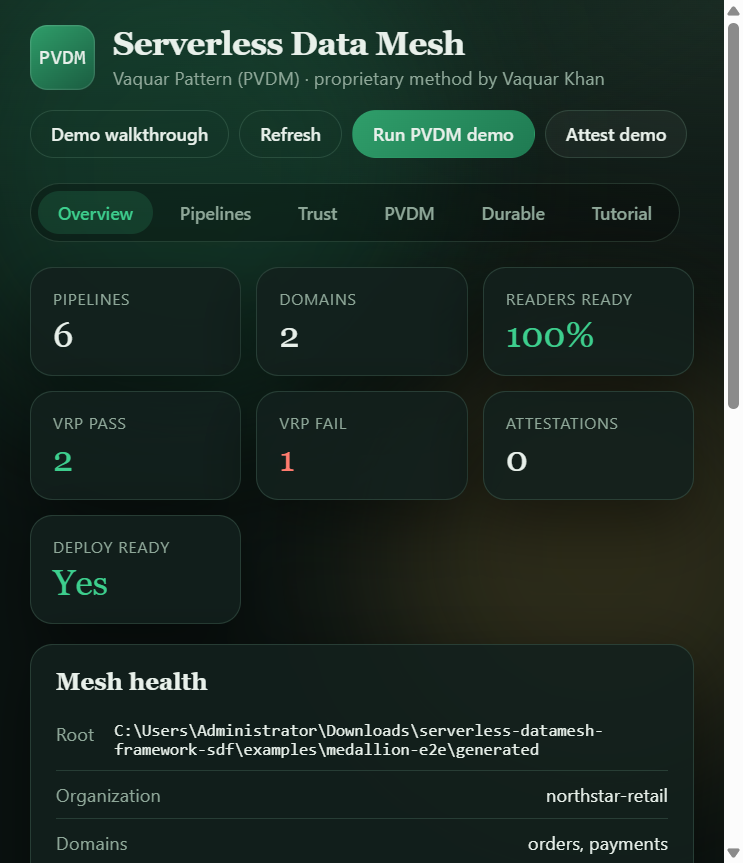
#> input picture docs/images/ui-demo/01-overview.png, 743 x 863 px
$ python build_greenfield_e2e_video.py
#> lines starting #> are read from the running program, lines starting #| are printed output that depends on the picture
"""Generate captioned greenfield E2E control-UI demo video for GitHub Pages.

Honest product story: YAML/JSON metadata → compiler → all layers → UI observe → Terraform.
Not a diagram-draw designer.
"""

from __future__ import annotations

import subprocess
import textwrap
from pathlib import Path

from PIL import Image, ImageDraw, ImageFont

ROOT = Path(__file__).resolve().parents[1]
OUT_DIR = ROOT / "docs" / "media" / "greenfield-e2e"
FRAMES = OUT_DIR / "frames"
UI = ROOT / "docs" / "images" / "ui-demo"
FFMPEG = Path(
    r"C:\Users\Administrator\AppData\Local\Microsoft\WinGet\Packages"
    r"\Gyan.FFmpeg_Microsoft.Winget.Source_8wekyb3d8bbwe\ffmpeg-9.0-full_build\bin\ffmpeg.exe"
)
W, H = 1280, 720
BG = (8, 17, 14)
PANEL = (18, 32, 27)
ACCENT = (61, 207, 142)
GOLD = (232, 196, 122)
TEXT = (232, 240, 234)
MUTED = (143, 168, 153)


def font(size: int, bold: bool = False) -> ImageFont.FreeTypeFont | ImageFont.ImageFont:
    candidates = [
        r"C:\Windows\Fonts\segoeuib.ttf" if bold else r"C:\Windows\Fonts\segoeui.ttf",
        r"C:\Windows\Fonts\arialbd.ttf" if bold else r"C:\Windows\Fonts\arial.ttf",
        r"C:\Windows\Fonts\calibrib.ttf" if bold else r"C:\Windows\Fonts\calibri.ttf",
    ]
    for path in candidates:
        if Path(path).is_file():
            return ImageFont.truetype(path, size)
    return ImageFont.load_default()


def card_base() -> tuple[Image.Image, ImageDraw.ImageDraw]:
    img = Image.new("RGB", (W, H), BG)
    draw = ImageDraw.Draw(img)
    # soft orbs
    overlay = Image.new("RGBA", (W, H), (0, 0, 0, 0))
    od = ImageDraw.Draw(overlay)
    od.ellipse((-120, -80, 520, 420), fill=(22, 53, 40, 90))
    od.ellipse((780, -40, 1400, 480), fill=(26, 42, 24, 70))
    img = Image.alpha_composite(img.convert("RGBA"), overlay).convert("RGB")
    draw = ImageDraw.Draw(img)
    return img, draw


def wrap_lines(text: str, max_chars: int) -> list[str]:
    lines: list[str] = []
    for para in text.split("\n"):
        if not para.strip():
            lines.append("")
            continue
        lines.extend(textwrap.wrap(para, width=max_chars) or [""])
    return lines


def draw_caption_bar(draw: ImageDraw.ImageDraw, caption: str) -> None:
    bar_h = 118
    draw.rectangle((0, H - bar_h, W, H), fill=(6, 16, 12))
    draw.rectangle((0, H - bar_h, 8, H), fill=ACCENT)
    y = H - bar_h + 18
    for line in wrap_lines(caption, 78)[:3]:
        draw.text((28, y), line, fill=TEXT, font=font(26))
        y += 32


def title_frame(
    path: Path,
    eyebrow: str,
    title: str,
    subtitle: str,
    caption: str,
) -> None:
    img, draw = card_base()
    draw.rounded_rectangle((48, 80, W - 48, H - 150), radius=24, fill=PANEL, outline=(60, 90, 72))
    draw.text((80, 110), eyebrow.upper(), fill=GOLD, font=font(20, bold=True))
    ty = 160
    for line in wrap_lines(title, 28):
        draw.text((80, ty), line, fill=TEXT, font=font(48, bold=True))
        ty += 58
    sy = ty + 16
    for line in wrap_lines(subtitle, 56):
        draw.text((80, sy), line, fill=MUTED, font=font(24))
        sy += 34
    draw_caption_bar(draw, caption)
    img.save(path)


def bullet_frame(path: Path, title: str, bullets: list[str], caption: str) -> None:
    img, draw = card_base()
    draw.rounded_rectangle((48, 60, W - 48, H - 150), radius=24, fill=PANEL, outline=(60, 90, 72))
    draw.text((80, 90), title, fill=TEXT, font=font(36, bold=True))
    y = 160
    for b in bullets:
        draw.ellipse((88, y + 10, 104, y + 26), fill=ACCENT)
        for i, line in enumerate(wrap_lines(b, 62)):
            draw.text((120, y + i * 30), line, fill=TEXT, font=font(24))
        y += 30 * max(1, len(wrap_lines(b, 62))) + 18
    draw_caption_bar(draw, caption)
    img.save(path)


def code_frame(path: Path, title: str, code: str, caption: str) -> None:
    img, draw = card_base()
    draw.rounded_rectangle((48, 60, W - 48, H - 150), radius=24, fill=PANEL, outline=(60, 90, 72))
    draw.text((80, 85), title, fill=GOLD, font=font(22, bold=True))
    y = 130
    mono = font(20)
    for line in code.splitlines():
        draw.text((80, y), line, fill=ACCENT if line.startswith(("$", "#")) else TEXT, font=mono)
        y += 28
    draw_caption_bar(draw, caption)
    img.save(path)


def screenshot_frame(path: Path, src: Path, caption: str) -> None:
    img, draw = card_base()
    shot = Image.open(src).convert("RGB")
    # fit above caption bar
    max_h = H - 150 - 40
    max_w = W - 80
    ratio = min(max_w / shot.width, max_h / shot.height)
    nw, nh = int(shot.width * ratio), int(shot.height * ratio)
    shot = shot.resize((nw, nh), Image.Resampling.LANCZOS)
    x, y = (W - nw) // 2, 30 + (max_h - nh) // 2
    # shadow panel
    draw.rounded_rectangle((x - 8, y - 8, x + nw + 8, y + nh + 8), radius=16, fill=(4, 10, 8))
    img.paste(shot, (x, y))
    draw = ImageDraw.Draw(img)
    draw_caption_bar(draw, caption)
    img.save(path)


def main() -> None:
    FRAMES.mkdir(parents=True, exist_ok=True)
    for p in FRAMES.glob("*.png"):
        p.unlink()

    # Scene plan: greenfield developer → metadata → compile XYZ layers → UI → E2E
    scenes: list[tuple[str, float]] = []

    def add(name: str, seconds: float) -> Path:
        path = FRAMES / f"{len(scenes):02d}-{name}.png"
        scenes.append((path.name, seconds))
        return path

    title_frame(
        add("open", 4.0),
        "Greenfield developer story",
        "From empty repo to XYZ mesh",
        "Metadata-ready contract → compiler creates all layers → control UI observes → Terraform deploys.",
        "No diagram canvas today. Pipelines come from YAML/JSON metadata + apply — UI is for explore/trust.",
    )
#> in card_base, `img = Image.new("RGB", (W, H), BG)`:
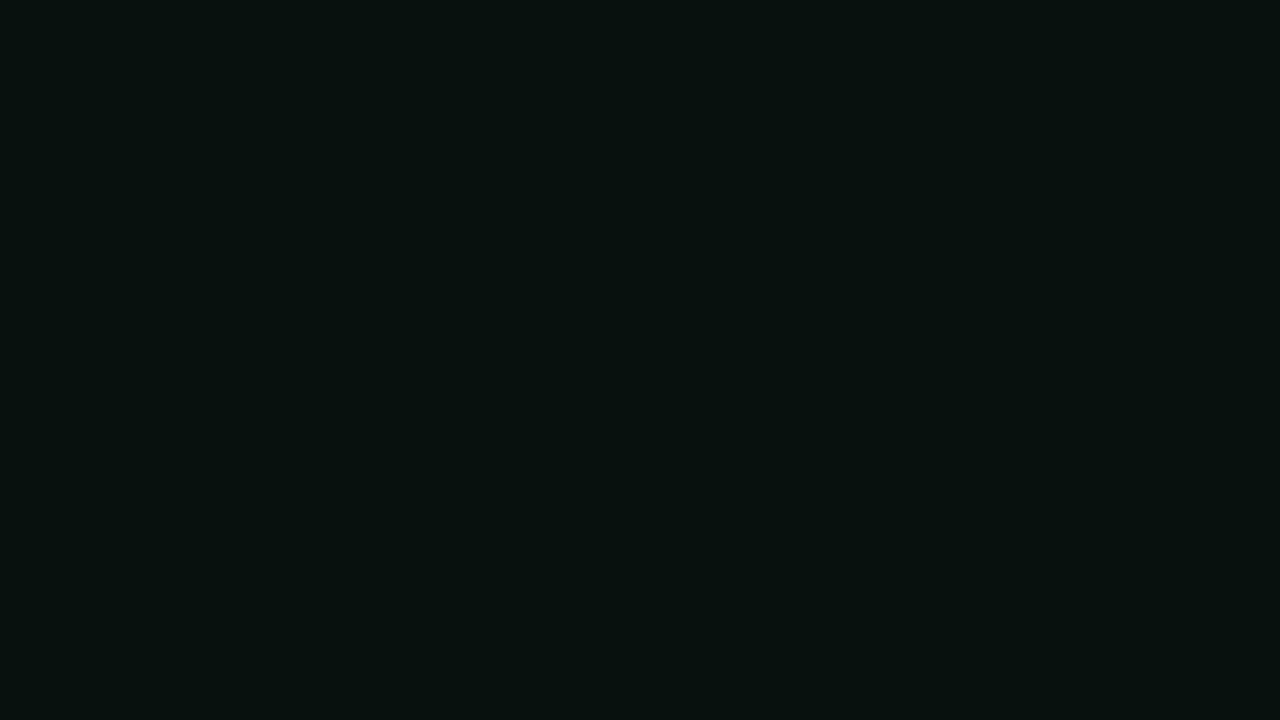
#> img: PIL image 1280x720 RGB; mean R, G, B 8, 17, 14
#> in card_base, `overlay = Image.new("RGBA", (W, H), (0, 0, 0, 0))`: overlay: PIL image 1280x720 RGBA; every value is 0
#> after the loop in title_frame, `for line in wrap_lines(title, 28):`: ty = 218
#> in title_frame, `sy = ty + 16`: sy = 234
#> the loop in title_frame, `for line in wrap_lines(subtitle, 56):` made 2 passes
#> sy on passes 1 to 2: 268, 302
#> after the loop in title_frame, `for line in wrap_lines(subtitle, 56):`: sy = 302
    bullet_frame(
        add("intent", 4.5),
        "What the developer wants",
        [
            "Brand-new domain product: xyz (bronze → silver → gold)",
            "Proof-gated writes (VRP PASS before Iceberg metadata)",
            "Local UI to inspect pipelines before spending AWS $",
            "Then package Lambda + Terraform + Step Functions run",
        ],
        "Goal: one medallion contract expands into every layer pipeline automatically.",
    )
#> after the loop in bullet_frame, `for b in bullets:`: y = 352
    code_frame(
        add("scaffold", 5.0),
        "Step 1 — Scaffold metadata (not draw)",
        "$ serverless-data-mesh new --template medallion --output xyz-mesh\n"
        "$ code xyz-mesh/mesh.yaml\n"
        "\n"
        "apiVersion: sdm/v1\n"
        "kind: MedallionMesh\n"
        "spec:\n"
        "  domains:\n"
        "    - domain_id: xyz\n"
        "      layers: { bronze, silver, gold }",
        "Edit the contract in YAML (JSON-compatible metadata). Closest “magic”: one file → many pipelines.",
    )
#> after the loop in code_frame, `for line in code.splitlines():`: y = 382
    code_frame(
        add("apply", 5.0),
        "Step 2 — Compile all layers",
        "$ serverless-data-mesh apply \\\n"
        "    --contract xyz-mesh/mesh.yaml \\\n"
        "    --output xyz-mesh/generated\n"
        "\n"
        "# Emits for each layer:\n"
        "#   handler.py · readers.py · Step Functions ASL\n"
        "#   VRP config · consumer SLAs · manifests",
        "Compiler materializes bronze, silver, and gold writers + mesh orchestrator stubs.",
    )
    bullet_frame(
        add("layers", 4.5),
        "XYZ pipelines created (all layers)",
        [
            "xyz-bronze — land raw events (Physical + VRP gate)",
            "xyz-silver — curated transforms (optional SparkRules / PySpark)",
            "xyz-gold — consumer-ready product + SLA hooks",
            "Mesh orchestrator — schedule / fan-out across layers",
        ],
        "Same PVDM invariant on every layer: commit_metadata ⟹ VRP = PASS.",
    )
#> call 2 of bullet_frame, with title = 'XYZ pipelines created (all layers)'
#> in bullet_frame (call 2), `img.save(path)`:
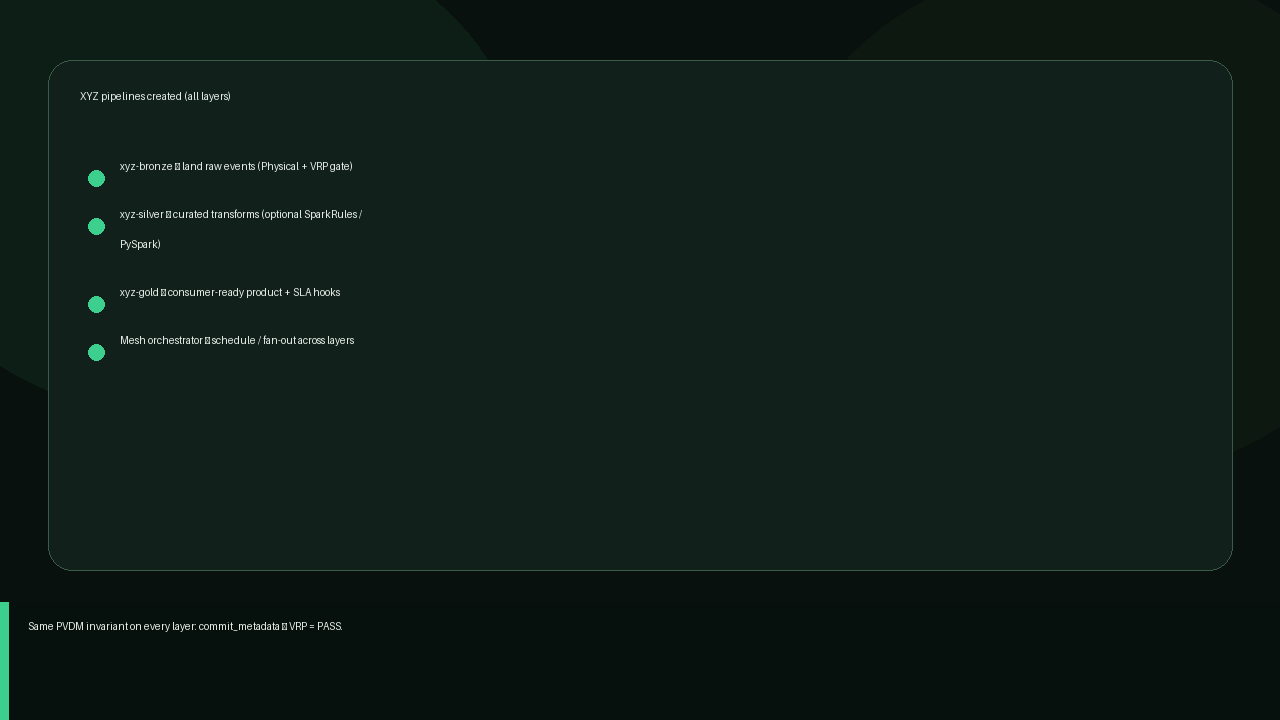
#> saved as 04-layers.png: PIL image 1280x720 RGB; mean R, G, B 15.7, 28.9, 23.9
    code_frame(
        add("ui-start", 4.0),
        "Step 3 — Start local control UI",
        "$ serverless-data-mesh ui \\\n"
        "    --path xyz-mesh/generated --open\n"
        "\n"
        "# Python ThreadingHTTPServer (not Jetty)\n"
        "# → http://127.0.0.1:8765/\n"
        "# Tabs: Overview · Pipelines · Trust · PVDM · Durable · Tutorial",
        "UI reads generated manifests. It does not design or draw the mesh.",
    )

    # Real UI screenshots (northstar sample = same product shape as XYZ medallion)
    screenshot_frame(
        add("ui-overview", 3.5),
        UI / "01-overview.png",
        "Overview: KPIs for pipelines, domains, readers readiness, VRP pass/fail, deploy-ready.",
    )
#> in screenshot_frame, shot is the input picture: PIL image 743x863 RGB; mean R, G, B 30.4, 46.3, 38.9
    screenshot_frame(
        add("ui-pipelines", 4.0),
        UI / "02-pipelines.png",
        "Pipelines tab: every bronze/silver/gold row the compiler emitted (handler + readers status).",
    )
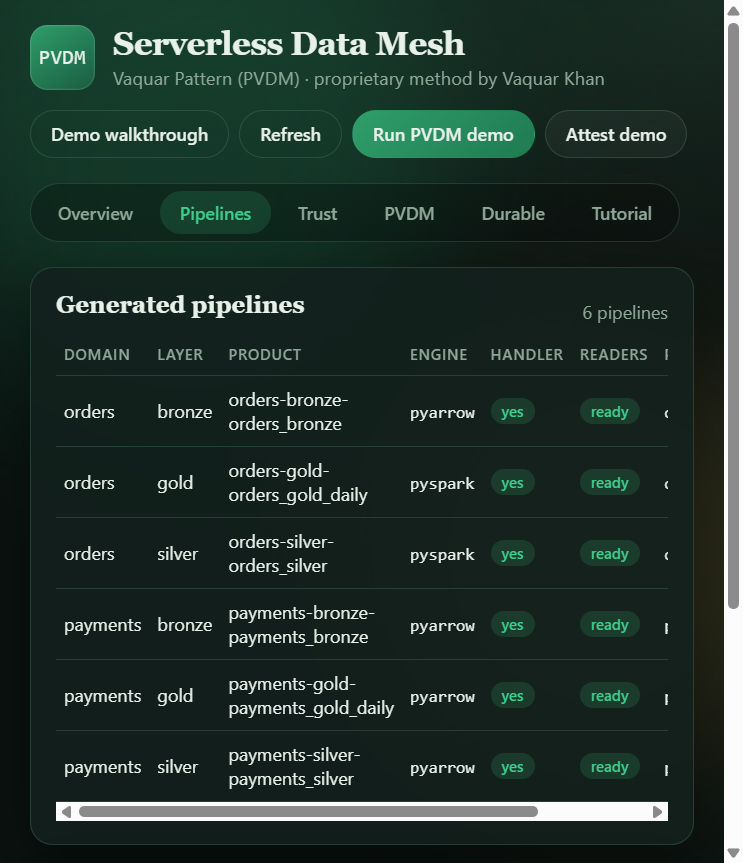
#> input picture docs/images/ui-demo/02-pipelines.png, 743 x 863 px
#> in screenshot_frame, shot is the input picture: PIL image 743x863 RGB; mean R, G, B 34.6, 52.2, 45.2
    screenshot_frame(
        add("ui-trust", 3.5),
        UI / "03-trust.png",
        "Trust board: VRP PASS/FAIL by domain. Corrupt data never becomes Iceberg metadata.",
    )
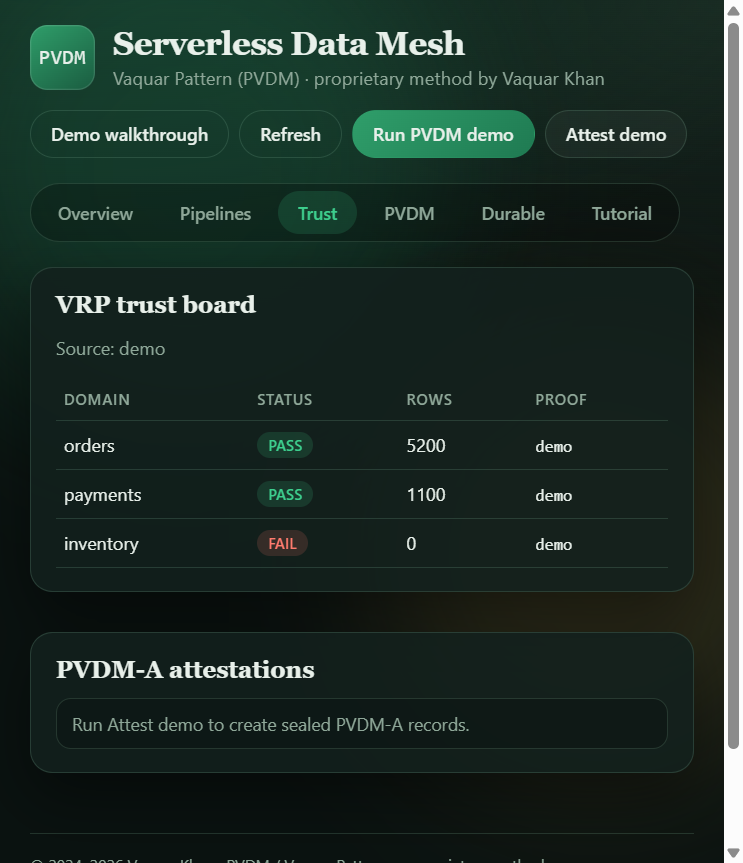
#> input picture docs/images/ui-demo/03-trust.png, 743 x 863 px
#> in screenshot_frame, shot is the input picture: PIL image 743x863 RGB; mean R, G, B 28.2, 44.7, 37.8
    screenshot_frame(
        add("ui-pvdm", 3.5),
        UI / "04-pvdm.png",
        "PVDM phases: Physical → Verify → Durable → Metadata. Fail-closed on VRP FAIL.",
    )
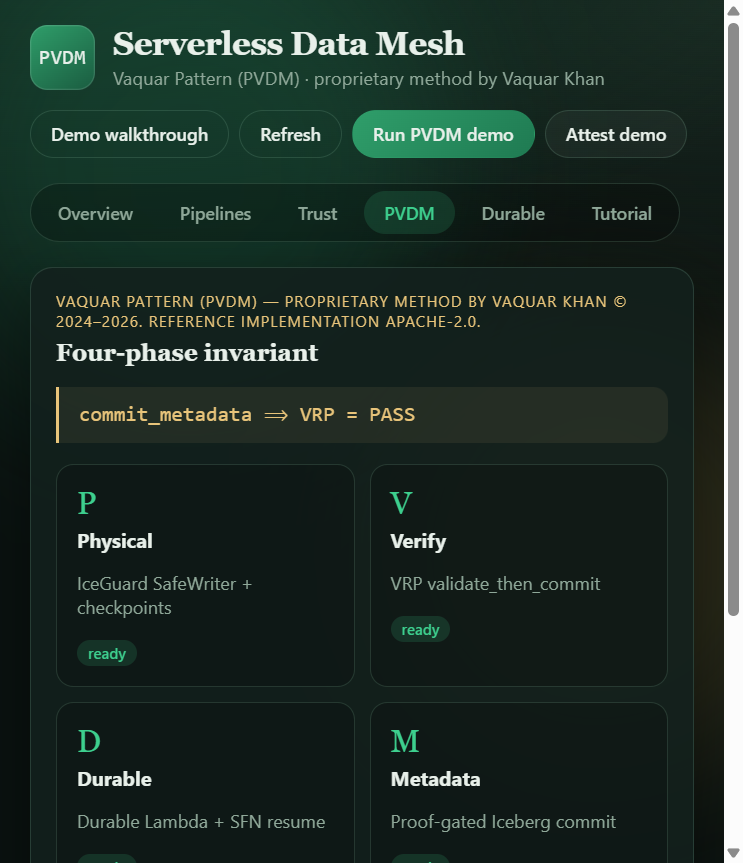
#> input picture docs/images/ui-demo/04-pvdm.png, 743 x 863 px
#> in screenshot_frame, shot is the input picture: PIL image 743x863 RGB; mean R, G, B 30.1, 46.1, 38.9
#> in screenshot_frame (call 4), `img.save(path)`:
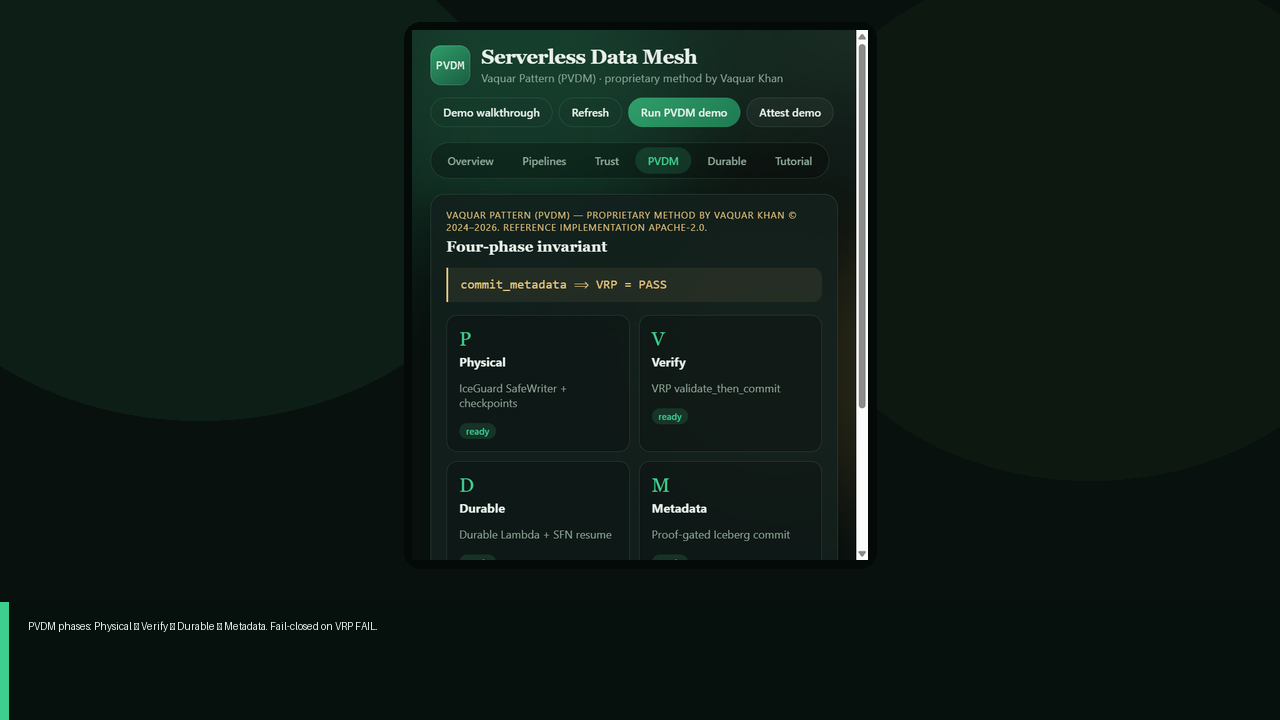
#> saved as 09-ui-pvdm.png: PIL image 1280x720 RGB; mean R, G, B 15.5, 28.5, 22.6
    screenshot_frame(
        add("ui-durable", 3.5),
        UI / "05-durable.png",
        "Dual clocks: segment timeout vs durable workload budget (resume after rolled_back).",
    )
    screenshot_frame(
        add("ui-demo", 3.5),
        UI / "07-overview-after-demo.png",
        "Run PVDM demo locally: clean commit passes; corrupt write is blocked (no AWS required).",
    )

    code_frame(
        add("readers", 4.0),
        "Step 4 — Wire I/O, then package",
        "$ serverless-data-mesh doctor --path xyz-mesh/generated\n"
        "# implement each layer readers.py (source / sink)\n"
        "\n"
        "$ ./infrastructure/terraform/scripts/package_lambda.sh\n"
        "$ cd infrastructure/terraform/environments/prod\n"
        "$ terraform apply",
        "Fill stubs the compiler left, build the Lambda zip, apply Terraform for the domain stack.",
    )
    bullet_frame(
        add("runtime", 4.5),
        "Step 5 — How it runs end to end on AWS",
        [
            "EventBridge / operator starts Step Functions",
            "Lambda segment writes Parquet via IceGuard (Physical)",
            "VRP verifies source↔sink; FAIL stops metadata",
            "Durable resume on rolled_back until committed",
            "Glue/Iceberg snapshot only after VRP PASS",
        ],
        "Consumers only see proof-gated gold products — not green job logs alone.",
    )
    title_frame(
        add("close", 4.0),
        "Ship checklist",
        "Metadata → apply → UI → Terraform",
        "Diagram-to-mesh designer is a future feature. Web contract editor is roadmap. Today’s high-value path is the compiler.",
        "Docs: developer-ui-and-deploy.md · GitHub Pages embeds this captioned demo.",
    )

    # concat list
    list_path = OUT_DIR / "frames.txt"
    lines: list[str] = []
    for name, dur in scenes:
        lines.append(f"file '{FRAMES.as_posix()}/{name}'")
        lines.append(f"duration {dur}")
    # concat demuxer needs last file repeated
    lines.append(f"file '{FRAMES.as_posix()}/{scenes[-1][0]}'")
    list_path.write_text("\n".join(lines) + "\n", encoding="ascii")

    out_mp4 = ROOT / "docs" / "media" / "greenfield-e2e-captioned.mp4"
    poster = ROOT / "docs" / "media" / "greenfield-e2e-poster.png"
    Image.open(FRAMES / scenes[0][0]).save(poster)

    cmd = [
        str(FFMPEG),
        "-y",
        "-f",
        "concat",
        "-safe",
        "0",
        "-i",
        str(list_path),
        "-vf",
        "fps=30,format=yuv420p",
        "-c:v",
        "libx264",
        "-preset",
        "medium",
        "-crf",
        "20",
        "-movflags",
        "+faststart",
        str(out_mp4),
    ]
    print("Running:", " ".join(cmd))
    subprocess.run(cmd, check=True)
    print("Wrote", out_mp4, "size", out_mp4.stat().st_size)


if __name__ == "__main__":
#> (the run stopped early here; a loop or call above may not have finished)
